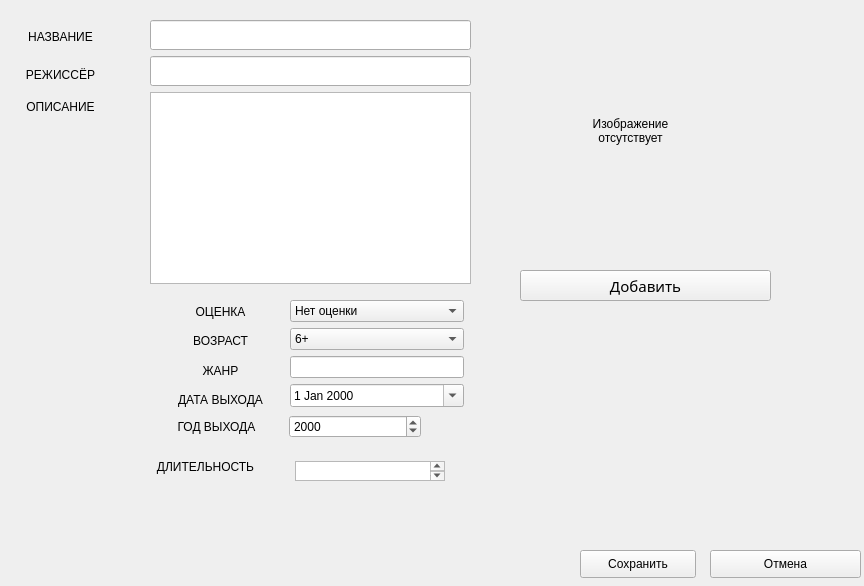
<?xml version="1.0" encoding="UTF-8"?>
<ui version="4.0">
 <class>AddRecord</class>
 <widget class="QWidget" name="AddRecord">
  <property name="geometry">
   <rect>
    <x>0</x>
    <y>0</y>
    <width>864</width>
    <height>586</height>
   </rect>
  </property>
  <property name="windowTitle">
   <string>Добавление</string>
  </property>
  <property name="windowIcon">
   <iconset resource="resources/resources.qrc">
    <normaloff>:/style/rc/arrow_down_disabled.png</normaloff>:/style/rc/arrow_down_disabled.png</iconset>
  </property>
  <property name="styleSheet">
   <string notr="true"/>
  </property>
  <widget class="QLabel" name="picture">
   <property name="geometry">
    <rect>
     <x>550</x>
     <y>10</y>
     <width>161</width>
     <height>241</height>
    </rect>
   </property>
   <property name="styleSheet">
    <string notr="true"/>
   </property>
   <property name="text">
    <string>Изображение
отсутствует</string>
   </property>
   <property name="alignment">
    <set>Qt::AlignCenter</set>
   </property>
  </widget>
  <widget class="QPushButton" name="uploadPicture">
   <property name="geometry">
    <rect>
     <x>520</x>
     <y>270</y>
     <width>251</width>
     <height>31</height>
    </rect>
   </property>
   <property name="font">
    <font>
     <family>Calibri Light</family>
     <pointsize>11</pointsize>
    </font>
   </property>
   <property name="styleSheet">
    <string notr="true"/>
   </property>
   <property name="text">
    <string>Добавить</string>
   </property>
  </widget>
  <widget class="QLabel" name="label_10">
   <property name="geometry">
    <rect>
     <x>160</x>
     <y>10</y>
     <width>221</width>
     <height>28</height>
    </rect>
   </property>
   <property name="text">
    <string/>
   </property>
   <property name="alignment">
    <set>Qt::AlignCenter</set>
   </property>
  </widget>
  <widget class="QWidget" name="layoutWidget">
   <property name="geometry">
    <rect>
     <x>150</x>
     <y>410</y>
     <width>271</width>
     <height>34</height>
    </rect>
   </property>
   <layout class="QHBoxLayout" name="horizontalLayout_8">
    <item>
     <widget class="QLabel" name="label_3">
      <property name="text">
       <string>ГОД ВЫХОДА</string>
      </property>
      <property name="alignment">
       <set>Qt::AlignCenter</set>
      </property>
     </widget>
    </item>
    <item>
     <widget class="QDateEdit" name="releaseDateEdit">
      <property name="minimumDate">
       <date>
        <year>1900</year>
        <month>1</month>
        <day>1</day>
       </date>
      </property>
      <property name="currentSection">
       <enum>QDateTimeEdit::YearSection</enum>
      </property>
      <property name="displayFormat">
       <string>yyyy</string>
      </property>
      <property name="calendarPopup">
       <bool>false</bool>
      </property>
     </widget>
    </item>
   </layout>
  </widget>
  <widget class="QLabel" name="label_4">
   <property name="geometry">
    <rect>
     <x>10</x>
     <y>100</y>
     <width>101</width>
     <height>31</height>
    </rect>
   </property>
   <property name="text">
    <string>ОПИСАНИЕ</string>
   </property>
   <property name="alignment">
    <set>Qt::AlignHCenter|Qt::AlignTop</set>
   </property>
  </widget>
  <widget class="QLabel" name="label_7">
   <property name="geometry">
    <rect>
     <x>100</x>
     <y>460</y>
     <width>211</width>
     <height>21</height>
    </rect>
   </property>
   <property name="text">
    <string>ДЛИТЕЛЬНОСТЬ</string>
   </property>
   <property name="alignment">
    <set>Qt::AlignHCenter|Qt::AlignTop</set>
   </property>
  </widget>
  <widget class="QWidget" name="layoutWidget">
   <property name="geometry">
    <rect>
     <x>150</x>
     <y>20</y>
     <width>321</width>
     <height>264</height>
    </rect>
   </property>
   <layout class="QVBoxLayout" name="verticalLayout_2">
    <item>
     <widget class="QLineEdit" name="nameLineEdit">
      <property name="font">
       <font>
        <family>Calibri Light</family>
        <pointsize>11</pointsize>
       </font>
      </property>
     </widget>
    </item>
    <item>
     <widget class="QLineEdit" name="authorLineEdit">
      <property name="font">
       <font>
        <family>Calibri Light</family>
        <pointsize>11</pointsize>
       </font>
      </property>
     </widget>
    </item>
    <item>
     <widget class="QTextEdit" name="descriptionTextEdit">
      <property name="font">
       <font>
        <family>Calibri Light</family>
        <pointsize>11</pointsize>
       </font>
      </property>
      <property name="lineWidth">
       <number>1</number>
      </property>
     </widget>
    </item>
   </layout>
  </widget>
  <widget class="QWidget" name="layoutWidget">
   <property name="geometry">
    <rect>
     <x>290</x>
     <y>460</y>
     <width>161</width>
     <height>22</height>
    </rect>
   </property>
   <layout class="QHBoxLayout" name="horizontalLayout_2">
    <item>
     <widget class="QTextEdit" name="commentTextEdit">
      <property name="maximumSize">
       <size>
        <width>150</width>
        <height>20</height>
       </size>
      </property>
      <property name="font">
       <font>
        <family>Calibri Light</family>
        <pointsize>11</pointsize>
       </font>
      </property>
      <property name="lineWidth">
       <number>1</number>
      </property>
      <property name="tabStopWidth">
       <number>80</number>
      </property>
     </widget>
    </item>
   </layout>
  </widget>
  <widget class="QWidget" name="layoutWidget">
   <property name="geometry">
    <rect>
     <x>10</x>
     <y>20</y>
     <width>101</width>
     <height>71</height>
    </rect>
   </property>
   <layout class="QVBoxLayout" name="verticalLayout">
    <item>
     <widget class="QLabel" name="label">
      <property name="text">
       <string>НАЗВАНИЕ</string>
      </property>
      <property name="alignment">
       <set>Qt::AlignCenter</set>
      </property>
     </widget>
    </item>
    <item>
     <widget class="QLabel" name="label_2">
      <property name="text">
       <string>РЕЖИССЁР</string>
      </property>
      <property name="alignment">
       <set>Qt::AlignCenter</set>
      </property>
     </widget>
    </item>
   </layout>
  </widget>
  <widget class="QWidget" name="layoutWidget">
   <property name="geometry">
    <rect>
     <x>150</x>
     <y>300</y>
     <width>141</width>
     <height>111</height>
    </rect>
   </property>
   <layout class="QVBoxLayout" name="verticalLayout_3">
    <item>
     <widget class="QLabel" name="label_9">
      <property name="text">
       <string>ОЦЕНКА</string>
      </property>
      <property name="alignment">
       <set>Qt::AlignCenter</set>
      </property>
     </widget>
    </item>
    <item>
     <widget class="QLabel" name="label_8">
      <property name="text">
       <string>ВОЗРАСТ</string>
      </property>
      <property name="alignment">
       <set>Qt::AlignCenter</set>
      </property>
     </widget>
    </item>
    <item>
     <widget class="QLabel" name="label_5">
      <property name="text">
       <string>ЖАНР</string>
      </property>
      <property name="alignment">
       <set>Qt::AlignCenter</set>
      </property>
     </widget>
    </item>
    <item>
     <widget class="QLabel" name="label_6">
      <property name="text">
       <string>ДАТА ВЫХОДА</string>
      </property>
      <property name="alignment">
       <set>Qt::AlignCenter</set>
      </property>
     </widget>
    </item>
   </layout>
  </widget>
  <widget class="QWidget" name="layoutWidget">
   <property name="geometry">
    <rect>
     <x>290</x>
     <y>300</y>
     <width>174</width>
     <height>111</height>
    </rect>
   </property>
   <layout class="QVBoxLayout" name="verticalLayout_4">
    <item>
     <widget class="QComboBox" name="scoreComboBox">
      <property name="currentText">
       <string>Нет оценки</string>
      </property>
      <item>
       <property name="text">
        <string>Нет оценки</string>
       </property>
      </item>
      <item>
       <property name="text">
        <string>1</string>
       </property>
      </item>
      <item>
       <property name="text">
        <string>1.5</string>
       </property>
      </item>
      <item>
       <property name="text">
        <string>2</string>
       </property>
      </item>
      <item>
       <property name="text">
        <string>2.5</string>
       </property>
      </item>
      <item>
       <property name="text">
        <string>3</string>
       </property>
      </item>
      <item>
       <property name="text">
        <string>3.5</string>
       </property>
      </item>
      <item>
       <property name="text">
        <string>4</string>
       </property>
      </item>
      <item>
       <property name="text">
        <string>4.5</string>
       </property>
      </item>
      <item>
       <property name="text">
        <string>5</string>
       </property>
      </item>
      <item>
       <property name="text">
        <string>5.5</string>
       </property>
      </item>
      <item>
       <property name="text">
        <string>6</string>
       </property>
      </item>
      <item>
       <property name="text">
        <string>6.5</string>
       </property>
      </item>
      <item>
       <property name="text">
        <string>7</string>
       </property>
      </item>
      <item>
       <property name="text">
        <string>7.5</string>
       </property>
      </item>
      <item>
       <property name="text">
        <string>8</string>
       </property>
      </item>
      <item>
       <property name="text">
        <string>8.5</string>
       </property>
      </item>
      <item>
       <property name="text">
        <string>9</string>
       </property>
      </item>
      <item>
       <property name="text">
        <string>9.5</string>
       </property>
      </item>
      <item>
       <property name="text">
        <string>10</string>
       </property>
      </item>
     </widget>
    </item>
    <item>
     <widget class="QComboBox" name="typeComboBox">
      <property name="currentText">
       <string>6+</string>
      </property>
      <item>
       <property name="text">
        <string>6+</string>
       </property>
      </item>
      <item>
       <property name="text">
        <string>12+</string>
       </property>
      </item>
      <item>
       <property name="text">
        <string>16+</string>
       </property>
      </item>
      <item>
       <property name="text">
        <string>18+</string>
       </property>
      </item>
     </widget>
    </item>
    <item>
     <widget class="QLineEdit" name="genresLineEdit"/>
    </item>
    <item>
     <widget class="QDateEdit" name="viewDateEdit">
      <property name="calendarPopup">
       <bool>true</bool>
      </property>
     </widget>
    </item>
   </layout>
  </widget>
  <widget class="QWidget" name="layoutWidget_2">
   <property name="geometry">
    <rect>
     <x>650</x>
     <y>750</y>
     <width>161</width>
     <height>22</height>
    </rect>
   </property>
   <layout class="QHBoxLayout" name="horizontalLayout_3">
    <item>
     <widget class="QTextEdit" name="commentTextEdit_2">
      <property name="maximumSize">
       <size>
        <width>150</width>
        <height>20</height>
       </size>
      </property>
      <property name="font">
       <font>
        <family>Calibri Light</family>
        <pointsize>11</pointsize>
       </font>
      </property>
      <property name="lineWidth">
       <number>1</number>
      </property>
      <property name="tabStopWidth">
       <number>80</number>
      </property>
     </widget>
    </item>
   </layout>
  </widget>
  <widget class="QLabel" name="label_13">
   <property name="geometry">
    <rect>
     <x>460</x>
     <y>750</y>
     <width>211</width>
     <height>21</height>
    </rect>
   </property>
   <property name="text">
    <string>ДЛИТЕЛЬНОСТЬ</string>
   </property>
   <property name="alignment">
    <set>Qt::AlignHCenter|Qt::AlignTop</set>
   </property>
  </widget>
  <widget class="QLabel" name="picture_2">
   <property name="geometry">
    <rect>
     <x>910</x>
     <y>300</y>
     <width>161</width>
     <height>241</height>
    </rect>
   </property>
   <property name="styleSheet">
    <string notr="true"/>
   </property>
   <property name="text">
    <string>Изображение
отсутствует</string>
   </property>
   <property name="alignment">
    <set>Qt::AlignCenter</set>
   </property>
  </widget>
  <widget class="QLabel" name="label_14">
   <property name="geometry">
    <rect>
     <x>520</x>
     <y>300</y>
     <width>221</width>
     <height>28</height>
    </rect>
   </property>
   <property name="text">
    <string/>
   </property>
   <property name="alignment">
    <set>Qt::AlignCenter</set>
   </property>
  </widget>
  <widget class="QPushButton" name="uploadPicture_2">
   <property name="geometry">
    <rect>
     <x>920</x>
     <y>560</y>
     <width>141</width>
     <height>31</height>
    </rect>
   </property>
   <property name="font">
    <font>
     <family>Calibri Light</family>
     <pointsize>11</pointsize>
    </font>
   </property>
   <property name="styleSheet">
    <string notr="true"/>
   </property>
   <property name="text">
    <string>Добавить</string>
   </property>
  </widget>
  <widget class="QPushButton" name="SaveButton">
   <property name="geometry">
    <rect>
     <x>580</x>
     <y>550</y>
     <width>116</width>
     <height>28</height>
    </rect>
   </property>
   <property name="styleSheet">
    <string notr="true"/>
   </property>
   <property name="text">
    <string>Сохранить</string>
   </property>
  </widget>
  <widget class="QPushButton" name="CancelButton">
   <property name="geometry">
    <rect>
     <x>710</x>
     <y>550</y>
     <width>151</width>
     <height>28</height>
    </rect>
   </property>
   <property name="sizePolicy">
    <sizepolicy hsizetype="Minimum" vsizetype="Fixed">
     <horstretch>0</horstretch>
     <verstretch>0</verstretch>
    </sizepolicy>
   </property>
   <property name="styleSheet">
    <string notr="true"/>
   </property>
   <property name="text">
    <string>Отмена</string>
   </property>
  </widget>
 </widget>
 <resources>
  <include location="resources/resources.qrc"/>
 </resources>
 <connections/>
</ui>
